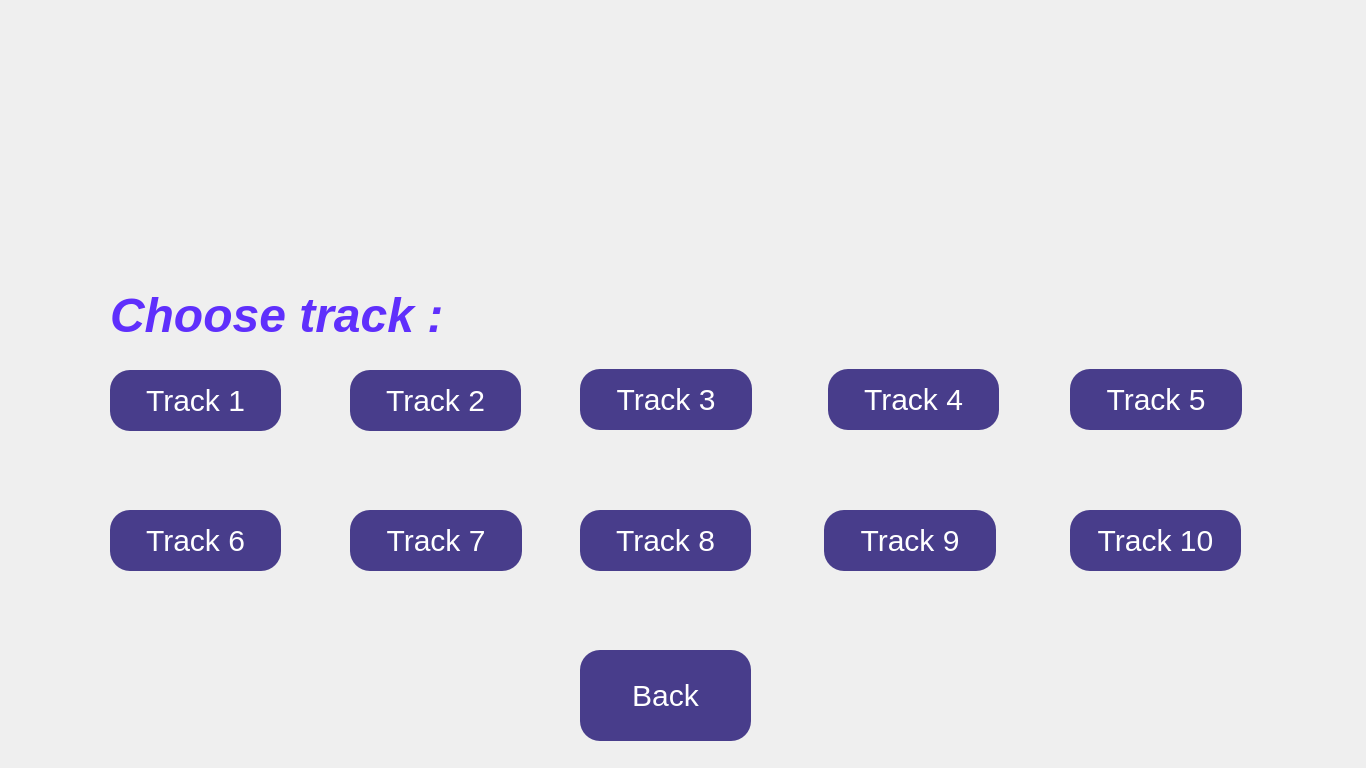
<?xml version="1.0" encoding="UTF-8"?>
<ui version="4.0">
 <class>newgame</class>
 <widget class="QWidget" name="newgame">
  <property name="geometry">
   <rect>
    <x>0</x>
    <y>0</y>
    <width>1366</width>
    <height>768</height>
   </rect>
  </property>
  <property name="windowTitle">
   <string>Form</string>
  </property>
  <widget class="QPushButton" name="pushButton_11">
   <property name="geometry">
    <rect>
     <x>580</x>
     <y>650</y>
     <width>171</width>
     <height>91</height>
    </rect>
   </property>
   <property name="styleSheet">
    <string notr="true">border-radius:20px;
background-color:rgb(72,61,139);
color:rgb(255,255,255);
font-size:30px;</string>
   </property>
   <property name="text">
    <string>Back</string>
   </property>
  </widget>
  <widget class="QLabel" name="label_2">
   <property name="geometry">
    <rect>
     <x>110</x>
     <y>280</y>
     <width>371</width>
     <height>71</height>
    </rect>
   </property>
   <property name="font">
    <font>
     <pointsize>16</pointsize>
     <weight>75</weight>
     <italic>true</italic>
     <bold>true</bold>
    </font>
   </property>
   <property name="text">
    <string>&lt;html&gt;&lt;head/&gt;&lt;body&gt;&lt;p&gt;&lt;span style=&quot; font-size:36pt; color:#5f2ffc;&quot;&gt;Choose track :&lt;/span&gt;&lt;/p&gt;&lt;/body&gt;&lt;/html&gt;</string>
   </property>
  </widget>
  <widget class="QPushButton" name="pushButton_7">
   <property name="geometry">
    <rect>
     <x>580</x>
     <y>510</y>
     <width>171</width>
     <height>61</height>
    </rect>
   </property>
   <property name="styleSheet">
    <string notr="true">border-radius:20px;
background-color:rgb(72,61,139);
color:rgb(255,255,255);
font-size:30px;</string>
   </property>
   <property name="text">
    <string>Track 8</string>
   </property>
  </widget>
  <widget class="QPushButton" name="pushButton_10">
   <property name="geometry">
    <rect>
     <x>1070</x>
     <y>510</y>
     <width>171</width>
     <height>61</height>
    </rect>
   </property>
   <property name="styleSheet">
    <string notr="true">border-radius:20px;
background-color:rgb(72,61,139);
color:rgb(255,255,255);
font-size:30px;</string>
   </property>
   <property name="text">
    <string>Track 10</string>
   </property>
  </widget>
  <widget class="QPushButton" name="pushButton_9">
   <property name="geometry">
    <rect>
     <x>824</x>
     <y>510</y>
     <width>172</width>
     <height>61</height>
    </rect>
   </property>
   <property name="styleSheet">
    <string notr="true">border-radius:20px;
background-color:rgb(72,61,139);
color:rgb(255,255,255);
font-size:30px;</string>
   </property>
   <property name="text">
    <string>Track 9</string>
   </property>
  </widget>
  <widget class="QPushButton" name="pushButton_8">
   <property name="geometry">
    <rect>
     <x>350</x>
     <y>510</y>
     <width>172</width>
     <height>61</height>
    </rect>
   </property>
   <property name="styleSheet">
    <string notr="true">border-radius:20px;
background-color:rgb(72,61,139);
color:rgb(255,255,255);
font-size:30px;</string>
   </property>
   <property name="text">
    <string>Track 7</string>
   </property>
  </widget>
  <widget class="QPushButton" name="pushButton_5">
   <property name="geometry">
    <rect>
     <x>1070</x>
     <y>369</y>
     <width>172</width>
     <height>61</height>
    </rect>
   </property>
   <property name="styleSheet">
    <string notr="true">border-radius:20px;
background-color:rgb(72,61,139);
color:rgb(255,255,255);
font-size:30px;</string>
   </property>
   <property name="text">
    <string>Track 5</string>
   </property>
  </widget>
  <widget class="QPushButton" name="pushButton_6">
   <property name="geometry">
    <rect>
     <x>110</x>
     <y>510</y>
     <width>171</width>
     <height>61</height>
    </rect>
   </property>
   <property name="styleSheet">
    <string notr="true">border-radius:20px;
background-color:rgb(72,61,139);
color:rgb(255,255,255);
font-size:30px;</string>
   </property>
   <property name="text">
    <string>Track 6</string>
   </property>
  </widget>
  <widget class="QPushButton" name="pushButton_3">
   <property name="geometry">
    <rect>
     <x>580</x>
     <y>369</y>
     <width>172</width>
     <height>61</height>
    </rect>
   </property>
   <property name="styleSheet">
    <string notr="true">border-radius:20px;
background-color:rgb(72,61,139);
color:rgb(255,255,255);
font-size:30px;</string>
   </property>
   <property name="text">
    <string>Track 3</string>
   </property>
  </widget>
  <widget class="QPushButton" name="pushButton_4">
   <property name="geometry">
    <rect>
     <x>828</x>
     <y>369</y>
     <width>171</width>
     <height>61</height>
    </rect>
   </property>
   <property name="styleSheet">
    <string notr="true">border-radius:20px;
background-color:rgb(72,61,139);
color:rgb(255,255,255);
font-size:30px;</string>
   </property>
   <property name="text">
    <string>Track 4</string>
   </property>
  </widget>
  <widget class="QPushButton" name="pushButton_2">
   <property name="geometry">
    <rect>
     <x>350</x>
     <y>370</y>
     <width>171</width>
     <height>61</height>
    </rect>
   </property>
   <property name="styleSheet">
    <string notr="true">border-radius:20px;
background-color:rgb(72,61,139);
color:rgb(255,255,255);
font-size:30px;</string>
   </property>
   <property name="text">
    <string>Track 2</string>
   </property>
  </widget>
  <widget class="QPushButton" name="pushButton">
   <property name="geometry">
    <rect>
     <x>110</x>
     <y>370</y>
     <width>171</width>
     <height>61</height>
    </rect>
   </property>
   <property name="styleSheet">
    <string notr="true">border-radius:20px;
background-color:rgb(72,61,139);
color:rgb(255,255,255);
font-size:30px;</string>
   </property>
   <property name="text">
    <string>Track 1</string>
   </property>
  </widget>
  <widget class="QLabel" name="label">
   <property name="geometry">
    <rect>
     <x>0</x>
     <y>0</y>
     <width>1371</width>
     <height>771</height>
    </rect>
   </property>
   <property name="text">
    <string/>
   </property>
   <property name="pixmap">
    <pixmap resource="background.qrc">:/new/prefix1/dirtbike1.jpg</pixmap>
   </property>
   <property name="scaledContents">
    <bool>true</bool>
   </property>
  </widget>
  <zorder>label</zorder>
  <zorder>pushButton_11</zorder>
  <zorder>label_2</zorder>
  <zorder>pushButton_7</zorder>
  <zorder>pushButton_10</zorder>
  <zorder>pushButton_9</zorder>
  <zorder>pushButton_8</zorder>
  <zorder>pushButton_5</zorder>
  <zorder>pushButton_6</zorder>
  <zorder>pushButton_3</zorder>
  <zorder>pushButton_4</zorder>
  <zorder>pushButton_2</zorder>
  <zorder>pushButton</zorder>
 </widget>
 <resources>
  <include location="background.qrc"/>
 </resources>
 <connections/>
</ui>
